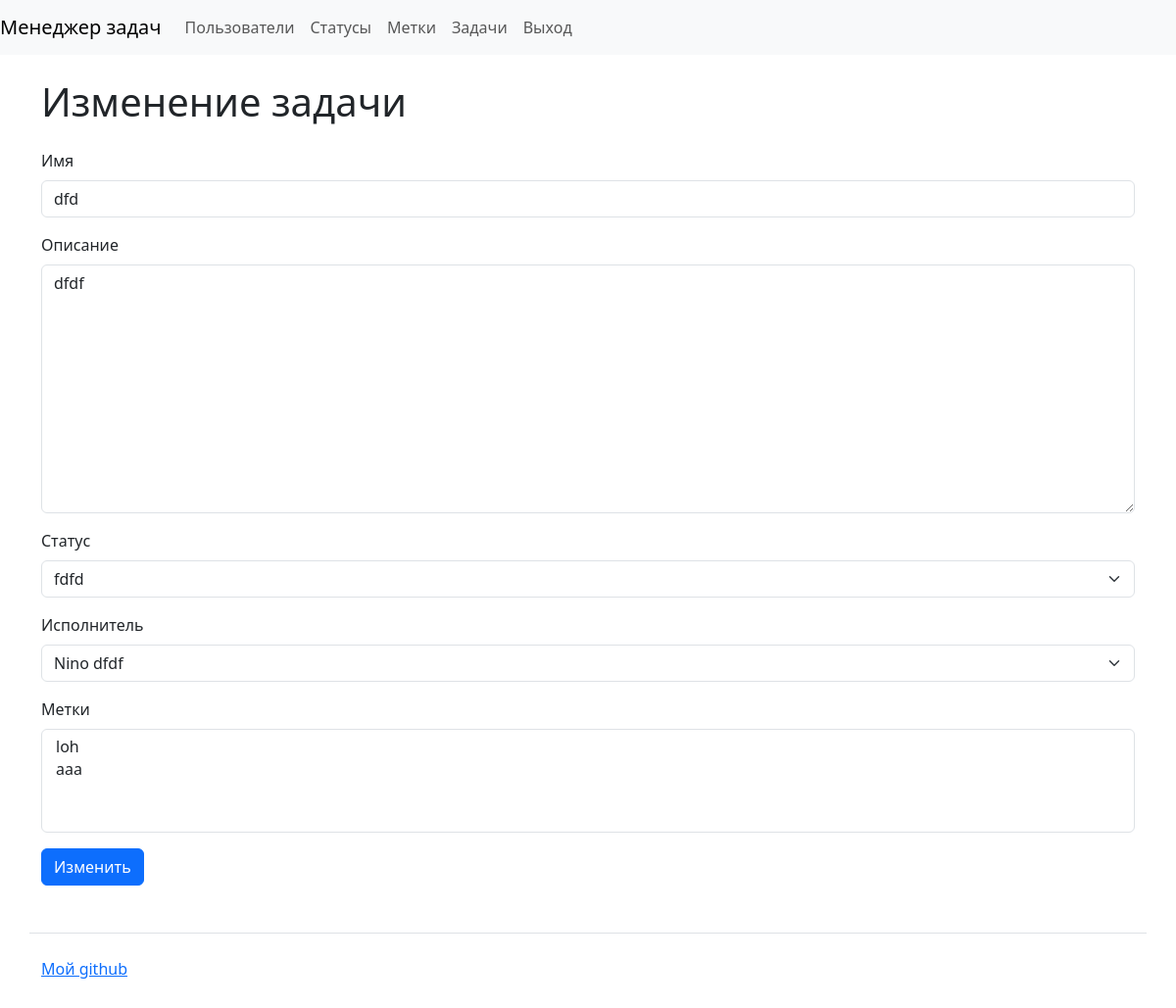
The app's page /tasks/7/update/ (signed in), older data.
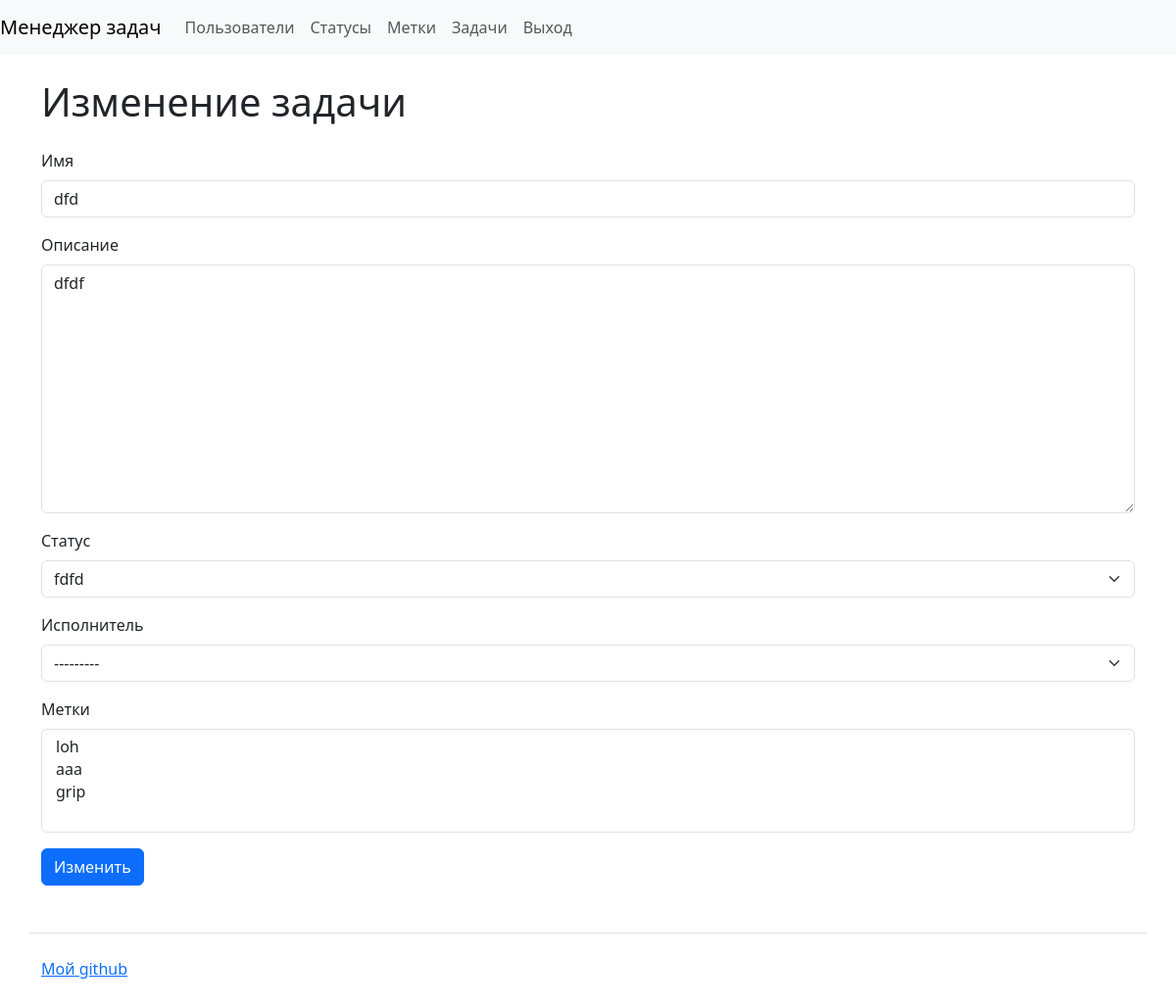
The same page, newer data.
### tasks/models.py (models this page shows, shortened)
class Tasks(models.Model):
    name = models.CharField(max_length=100, unique=True, verbose_name=_("Name"))
    description = models.TextField(blank=True, verbose_name=_("Description"))
    created_at = models.DateTimeField(auto_now_add=True)
    status = models.ForeignKey(Statuses, on_delete=models.PROTECT, verbose_name=_("Status"))
    author = models.ForeignKey(CustomUser, on_delete=models.PROTECT)
    executor = models.ForeignKey(CustomUser, on_delete=models.PROTECT, verbose_name=_("Executor"),
                                 related_name='executor', null=True)
    labels = models.ManyToManyField(Labels, through='Relations', blank=True, verbose_name=_("Labels"))

### statuses/models.py (models this page shows)
class Statuses(models.Model):
    name = models.CharField(max_length=100, unique=True, verbose_name=_("Name"))
    created_at = models.DateTimeField(auto_now_add=True)
    def __str__(self):
        return self.name

### tasks/views.py (the view)
# urls.py: path('<int:pk>/update/', views.TaskEditView.as_view(),
class TaskEditView(CustomLoginRequiredMixin, SuccessMessageMixin, UpdateView):
    form_class = CreateTaskForm
    model = Tasks
    template_name = 'tasks/update.html'
    success_message = _("The task has been successfully changed")
    success_url = reverse_lazy('tasks')

### tasks/forms.py
class CreateTaskForm(forms.ModelForm):
    class Meta:
        model = Tasks
        fields = ['name', 'description', 'status', 'executor', 'labels']

### labels/models.py (called while the page is built)
    def __str__(self):
        return self.name

### users/models.py (called while the page is built)
    def __str__(self):
        return self.get_full_name()

### templates/tasks/update.html (shortened to what this page needs)
{% extends "base.html" %}
{% load django_bootstrap5 %}
{% load i18n %}
{% block content %}
<h1 class="my-4">{% trans "Changing the task" %}</h1>
<form method="post">
    <div class="mb-3">
        {% bootstrap_form form %}
    </div>
    <input class="btn btn-primary" type="submit" value="{% trans 'To change' %}">
</form>
{% endblock %}

Row changes from the older to the newer data that the page shows:
changed Tasks "dfdf": executor "Nino dfdf" → "---------"
Text that changed along with them:
form field labels: "loh / aaa" → "loh / aaa / grip"
